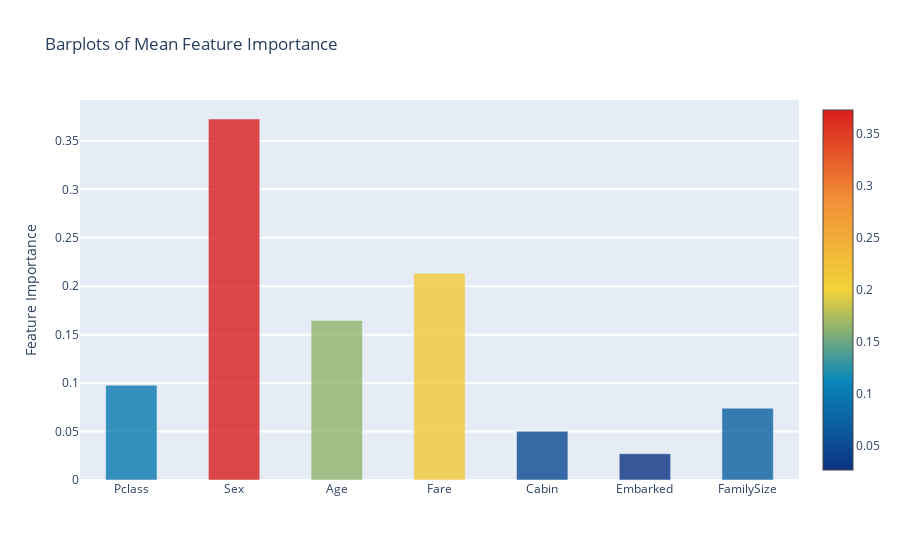

Here is the notebook cell this chart was saved with:
### Code cell
feature_dataframe["mean"] = (feature_dataframe["Random Forest feature importances"] + feature_dataframe["Gradient Boosting feature importances"]) / 2

y = feature_dataframe["mean"].values
x = feature_dataframe["features"].values
data = [go.Bar(
    x = x,
    y = y,
    width = 0.5,
    marker = dict(
        color = feature_dataframe["mean"].values,
        colorscale = "Portland",
        showscale = True,
        reversescale = False),
    opacity = 0.8)]

layout = go.Layout(
    autosize = True,
    title = "Barplots of Mean Feature Importance",
    hovermode = "closest",
    yaxis = dict(
        title = "Feature Importance",
        ticklen = 5,
        gridwidth = 2),
    showlegend = False)

fig = go.Figure(data = data, layout = layout)
py.iplot(fig, filename = "bar-direct-labels")

### Figure 1 — Plotly figure (JSON) as saved in the notebook; plotly's stock layout.template omitted (floating-point values rounded to 4 significant figures)
{"data": [{"marker": {"color": [0.09787, 0.3726, 0.1646, 0.2134, 0.05023, 0.02714, 0.07417], "colorscale": [[0, "rgb(12,51,131)"], [0.25, "rgb(10,136,186)"], [0.5, "rgb(242,211,56)"], [0.75, "rgb(242,143,56)"], [1, "rgb(217,30,30)"]], "reversescale": false, "showscale": true}, "opacity": 0.8, "type": "bar", "width": 0.5, "x": ["Pclass", "Sex", "Age", "Fare", "Cabin", "Embarked", "FamilySize"], "y": [0.09787, 0.3726, 0.1646, 0.2134, 0.05023, 0.02714, 0.07417]}], "layout": {"autosize": true, "hovermode": "closest", "showlegend": false, "title": {"text": "Barplots of Mean Feature Importance"}, "yaxis": {"gridwidth": 2, "ticklen": 5, "title": {"text": "Feature Importance"}}}}
